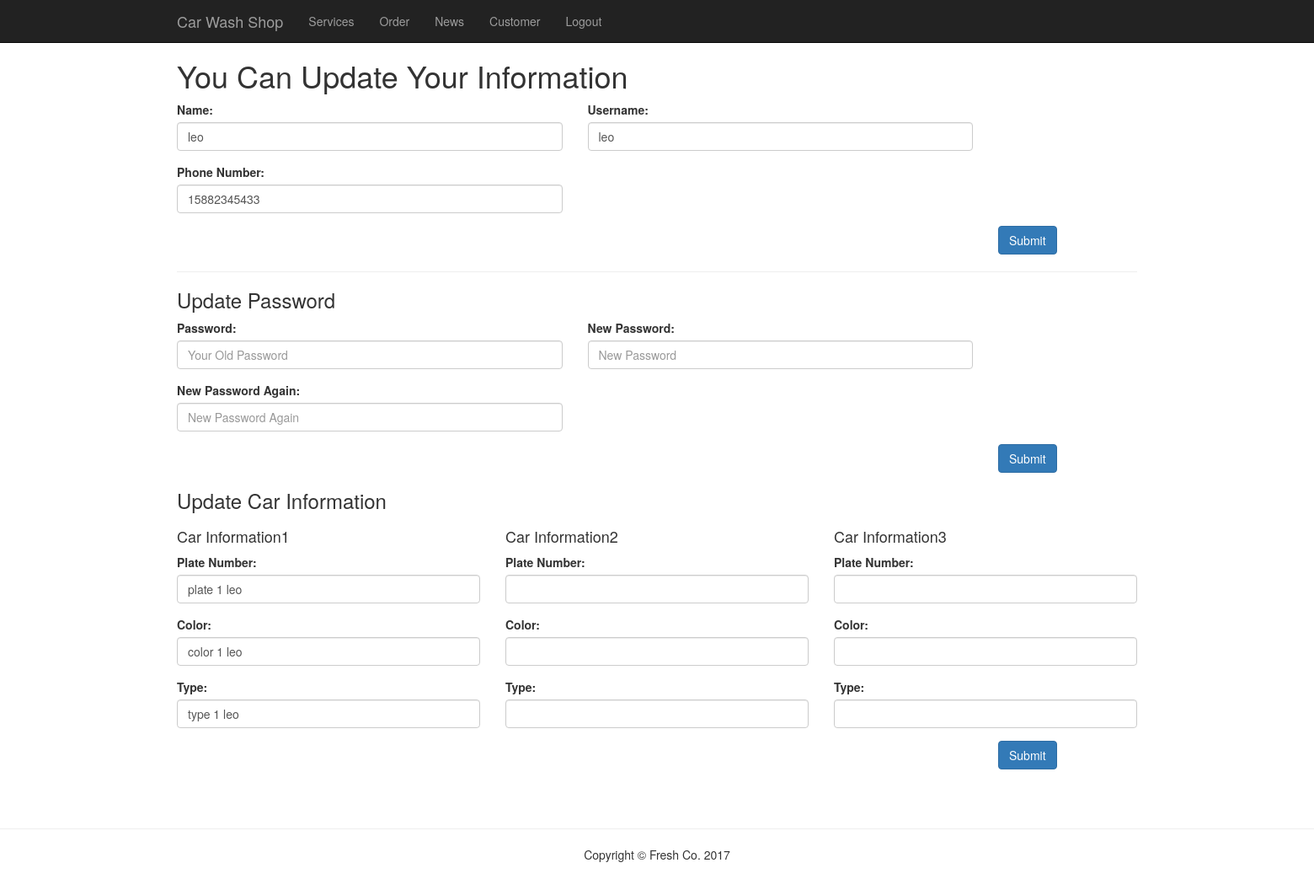
Screenshot of /index.php?page=customer (signed in) with the database file from the repository.
### tables this page shows
CREATE TABLE `customer` (
  `id` int(11) NOT NULL,
  `name` varchar(30) NOT NULL,
  `username` varchar(30) NOT NULL,
  `password` varchar(30) NOT NULL,
  `phone` varchar(225) NOT NULL
);

CREATE TABLE `car` (
  `id` int(11) NOT NULL,
  `plate` varchar(30) NOT NULL,
  `color` varchar(30) NOT NULL,
  `type` varchar(30) NOT NULL
);

### app/customer.php (the view, shortened to what this page needs)
<div class="container">
       <div class="row">
			<div class="col-md-12">
			<h1>You Can Update Your Information</h1>
			</div>
			<?php
				$sql_cusinfo = "SELECT name,username,password,phone  FROM customer WHERE id = '".$_SESSION['customer_id']."'";
				$result_cusinfo = mysql_query($sql_cusinfo);
				$cusinfo = mysql_fetch_array($result_cusinfo);
			?>
			<form method='post'>
			    <div class="form-group col-md-5 col-md-offset-0">
			    	<label for='name'>Name:</label>
					<input type="text" class="form-control" name="name" id="name" value="<?php echo $cusinfo['name']; ?>">
				</div>
			    <div class="form-group col-md-5 col-md-offset-0">
			    	<label for='username'>Username:</label>
					<input type="text" class="form-control" name="username" id='username' value="<?php echo $cusinfo['username']; ?>">
				</div>
			    <div class="form-group col-md-5 col-md-offset-0">
			    	<label for='phone'>Phone Number:</label>
					<input type="text" class="form-control" name="phone" id='phone' value="<?php echo $cusinfo['phone']; ?>">
				</div>
				<div class="col-md-12 col-md-offset-10">
			    	<input type="submit" value="Submit" class="btn btn-primary">
				</div>
			</form>
			<div class="col-md-12">
				<hr>
				<h3>Update Password</h3>
			</div>
			<form method="post">
		    	<div class="form-group col-md-5 col-md-offset-0">
		   		 	<label for='password'>Password:</label>
					<input type="text" class="form-control" name="password" id='password' placeholder="Your Old Password">
				</div>
		    	<div class="form-group col-md-5 col-md-offset-0">
		   		 	<label for='newpassword'>New Password:</label>
					<input type="text" class="form-control" name="newpassword" id='newpassword' placeholder="New Password">
				</div>
		    	<div class="form-group col-md-5 col-md-offset-0">
		   		 	<label for='newpasswordagain'>New Password Again:</label>
					<input type="text" class="form-control" name="newpasswordagain" id='newpasswordagain' placeholder="New Password Again">
				</div>
				<div class="col-md-12 col-md-offset-10">
			    	<input type="submit" value="Submit" class="btn btn-primary">
				</div>
			</form>
			<div class="col-md-12">
				<h3>Update Car Information</h3>
			</div>
			<?php
			$sql_cuscarid = "SELECT car.id,car.plate,car.color,car.type FROM customer INNER JOIN customercar ON customer.id = customercar.customerid INNER JOIN car ON customercar.carid = car.id WHERE customer.id='".$_SESSION['customer_id']."'";
			$result_cuscarid = mysql_query($sql_cuscarid);
			$num = 0;
			while ($row_carinfo = mysql_fetch_array($result_cuscarid)) {
				$num ++;
			?>
				<form method="post">
					<div class="col-md-4">
					<h4>Car Information<?php echo $num;?></h4>
			   	 		<div class="form-group  col-md-offset-0">
			   			 	<label for='plate'>Plate Number:</label>
							<input type="text" class="form-control" name="plate<?php echo $num;?>" id='plate' value="<?php echo $row_carinfo['plate']; ?>">
						</div>
			    		<div class="form-group  col-md-offset-0">
			   			 	<label for='colol'>Color:</label>
							<input type="text" class="form-control" name="color<?php echo $num;?>" id='color' value="<?php echo $row_carinfo['color']; ?>">
						</div>
			    		<div class="form-group  col-md-offset-0">
			   			 	<label for='type'>Type:</label>
							<input type="text" class="form-control" name="type<?php echo $num;?>" id='type' value="<?php echo $row_carinfo['type']; ?>">
						</div>
					</div>
				<?php
			}
				?>
					<div class="col-md-12 col-md-offset-10">
			    		<input type="submit" value="Submit" class="btn btn-primary">
					</div>
			  </form>
	</div>
</div>

### inc/header.php (shortened to what this page needs)
<!DOCTYPE html>
<html lang="en">
	<head>
		<link href="static/css/bootstrap.min.css" rel="stylesheet">
		<link href="static/font-awesome/css/font-awesome.min.css" rel="stylesheet" type="text/css">
		<link href="static/css/business-frontpage.css" rel="stylesheet">
		<link href="static/css/table.css" rel="stylesheet">
	</head>
	<body>

### inc/nav.php (shortened to what this page needs)
<nav class="navbar navbar-inverse navbar-fixed-top" role="navigation">
    <div class="container">
        <div class="navbar-header">
            <a class="navbar-brand" href="index.php">Car Wash Shop</a>
        </div>
        <div class="collapse navbar-collapse" id="bs-example-navbar-collapse-1">
            <ul class="nav navbar-nav">
                <li>
                    <a href="index.php?page=services">Services</a>
                </li>
                <li>
                    <a href="index.php?page=order">Order</a>
                </li>
                <li>
                    <a href="index.php?page=news">News</a>
                </li>
                <li>
                    <a href="index.php?page=customer">Customer</a>
                </li>
                <li>
                    <a href="index.php?logout">Logout</a>
                </li>
            </ul>
        </div>
    </div>
</nav>

### index.php (shortened to what this page needs)
<?php
	 include "inc/header.php";
	 include "inc/nav.php";
	 if(isset($_GET['page'])){
		$page = $_GET['page'];
	 }else{
		$page = 'home';
	 }
	 if($page=='home'){
		include "app/home.php";
	}else if($page=='services'){
		include "app/services.php";
	}else if($page=='order'){
		include "app/order.php";
	}else if($page=='news'){
		include "app/news.php";
	}else if($page=='addorder'){
		include "app/addorder.php";
	}else if($page=='customer'){
		include "app/customer.php";
	}
	include "inc/footer.php";
?>

### inc/footer.php (shortened to what this page needs)
    <footer>
        <div class="row">
            <div class="col-sm-12 text-center">
				<hr>
                <p>Copyright &copy; Fresh Co. 2017</p>
            </div>
        </div>
    </footer>
  </body>
</html>

### static/css/business-frontpage.css (style rules this page uses)
body { padding-top: 50px; }
footer { margin: 50px 0; }

### rows the page displays
customer: name "leo", username "leo", phone "15882345433"
car: plate1 "plate 1 leo", color1 "color 1 leo", type1 "type 1 leo"
